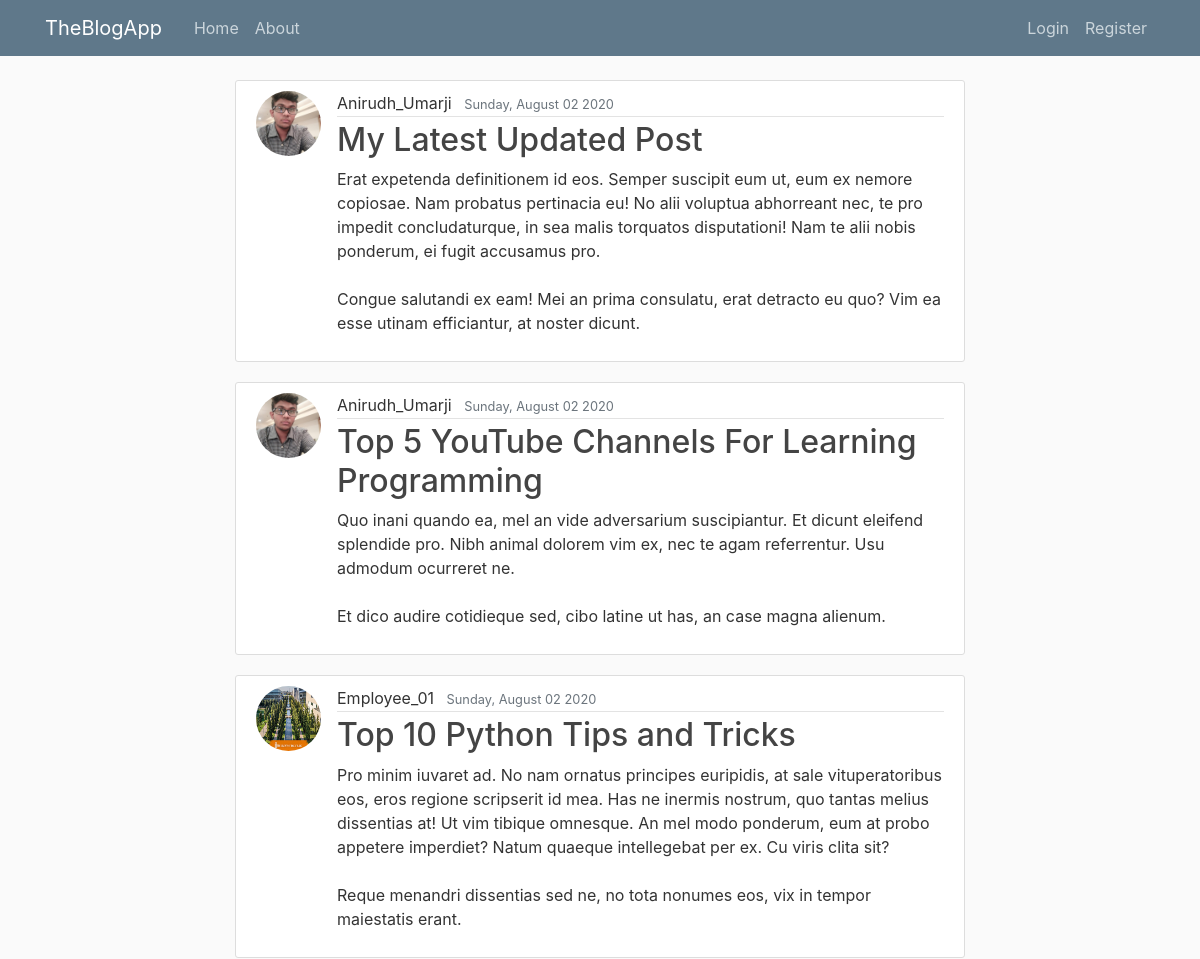
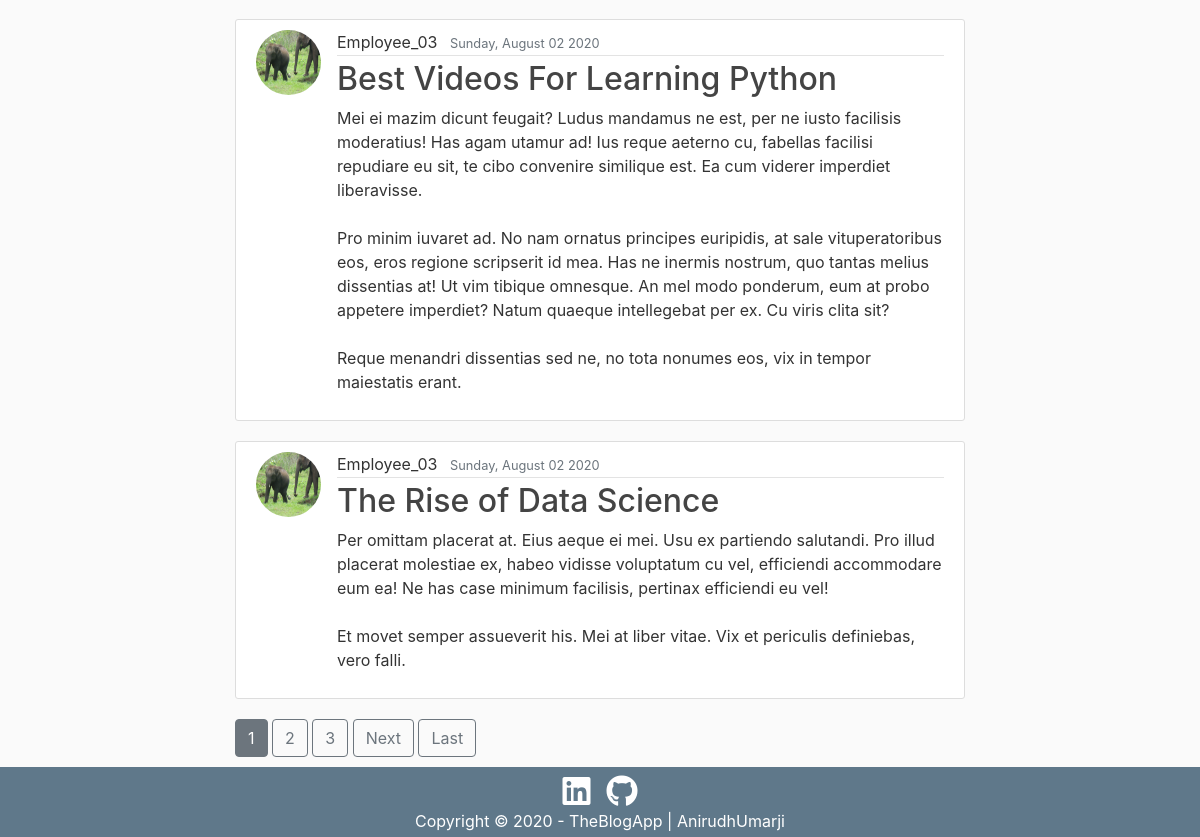
The page / on the database its author committed (2 pictures, top to bottom).
### blog/models.py (models this page shows, shortened)
class Post(models.Model):
    title = models.CharField(max_length=100)
    content = models.TextField()  # Content can be as long as it wants
    date_posted = models.DateTimeField(default=timezone.now)
    author = models.ForeignKey(User, on_delete=models.CASCADE)

### users/models.py (models this page shows, shortened)
class Profile(models.Model):
    user = models.OneToOneField(User, on_delete=models.CASCADE)
    image = models.ImageField(default='default.jpg',
                              upload_to='profile_pics')

### blog/views.py (the view)
# urls.py: path('', PostListView.as_view(), name='blog-home'),
class PostListView(ListView):
    model = Post
    template_name = 'blog/index.html'   # <app>/<model>_<viewtype>.html
    context_object_name = 'posts'
    ordering = ['-date_posted']
    paginate_by = 5

### blog/templates/blog/index.html (shortened to what this page needs)
{% extends "blog/base.html" %}
{% block content %}
{% for post in posts %}
<article class="media content-section">
   <img class="rounded-circle article-img" src="{{ post.author.profile.image.url }}"
      alt="/Blog_Clone/media/default.jpg">
   <div class="media-body">
      <div class="article-metadata">
         <a class="mr-2" href="{% url 'user-posts' post.author.username %}">{{ post.author }}</a>
         <small class="text-muted">{{ post.date_posted|date:"l, F d Y" }}</small>
      </div>
      <h2><a class="article-title" href="{% url 'post-detail' post.id %}">{{ post.title }}</a></h2>
      <p class="article-content">{{ post.content }}</p>
   </div>
</article>
{% endfor %}
{% if is_paginated %}
{% for num in page_obj.paginator.page_range %}
{% if page_obj.number == num %}
<a href="?page={{ num }}" class="btn btn-secondary">{{ num }}</a>
{% elif num > page_obj.number|add:'-3' and num < page_obj.number|add:'3' %}
<a href="?page={{ num }}" class="btn btn-outline-secondary">{{ num }}</a>
{% endif %}
{% endfor %}
{% if page_obj.has_next %}
<a href="?page={{ page_obj.next_page_number }}" class="btn btn-outline-secondary">Next</a>
<a href="?page={{ page_obj.paginator.num_pages }}" class="btn btn-outline-secondary">Last</a>
{% endif %}
{% endif %}
{% endblock content %}

### blog/static/blog/main.css (style rules this page uses)
body { background: #fafafa; color: #333333; margin-top: 5rem; }
h1, h2, h3, h4, h5, h6 { color: #444444; }
a { color: #333; text-decoration: none; }
.content-section { background: #ffffff; padding: 10px 20px; border: 1px solid #dddddd; border-radius: 3px; margin-bottom: 20px; }
.article-title { color: #444444; }
.article-content { white-space: pre-line; }
.article-img { height: 65px; width: 65px; margin-right: 16px; }
.article-metadata { padding-bottom: 1px; margin-bottom: 4px; border-bottom: 1px solid #e3e3e3 }

### rows shown on the page
Post: author.profile.image (picture), author "Anirudh_Umarji", date_posted "Sunday, August 02 2020", title "My Latest Updated Post", content "Erat expetenda definitionem id eos. Semper suscipit eum ut, eum ex nemore copiosae. Nam probatus pertinacia eu! No alii voluptua abhorreant nec, te pro impedit concludaturque, in sea malis torquatos disputationi! Nam te alii nobis ponderum, ei fugit accusamus pro. Congue salutandi ex eam! Mei an prima consulatu, erat detracto eu quo? Vim ea esse utinam efficiantur, at noster dicunt."
Post: author.profile.image (picture), author "Anirudh_Umarji", date_posted "Sunday, August 02 2020", title "Top 5 YouTube Channels For Learning Programming", content "Quo inani quando ea, mel an vide adversarium suscipiantur. Et dicunt eleifend splendide pro. Nibh animal dolorem vim ex, nec te agam referrentur. Usu admodum ocurreret ne. Et dico audire cotidieque sed, cibo latine ut has, an case magna alienum."
Post: author.profile.image (placeholder picture), author "Employee_01", date_posted "Sunday, August 02 2020", title "Top 10 Python Tips and Tricks", content "Pro minim iuvaret ad. No nam ornatus principes euripidis, at sale vituperatoribus eos, eros regione scripserit id mea. Has ne inermis nostrum, quo tantas melius dissentias at! Ut vim tibique omnesque. An mel modo ponderum, eum at probo appetere imperdiet? Natum quaeque intellegebat per ex. Cu viris clita sit? Reque menandri dissentias sed ne, no tota nonumes eos, vix in tempor maiestatis erant."
Post: author.profile.image (picture), author "Employee_03", date_posted "Sunday, August 02 2020", title "Best Videos For Learning Python", content "Mei ei mazim dicunt feugait? Ludus mandamus ne est, per ne iusto facilisis moderatius! Has agam utamur ad! Ius reque aeterno cu, fabellas facilisi repudiare eu sit, te cibo convenire similique est. Ea cum viderer imperdiet liberavisse. Pro minim iuvaret ad. No nam ornatus principes euripidis, at sale vituperatoribus eos, eros regione scripserit id mea. Has ne inermis nostrum, quo tantas melius dissentias at! Ut vim tibique omnesque. An mel modo ponderum, eum at probo appetere imperdiet? Natum quaeque intellegebat per ex. Cu viris clita sit? Reque menandri dissentias sed ne, no tota nonumes eos, vix in tempor maiestatis erant."
Post: author.profile.image (picture), author "Employee_03", date_posted "Sunday, August 02 2020", title "The Rise of Data Science", content "Per omittam placerat at. Eius aeque ei mei. Usu ex partiendo salutandi. Pro illud placerat molestiae ex, habeo vidisse voluptatum cu vel, efficiendi accommodare eum ea! Ne has case minimum facilisis, pertinax efficiendi eu vel! Et movet semper assueverit his. Mei at liber vitae. Vix et periculis definiebas, vero falli."

### other values the page prints
{{ num }} "1"
{{ num }} "2" "3"
